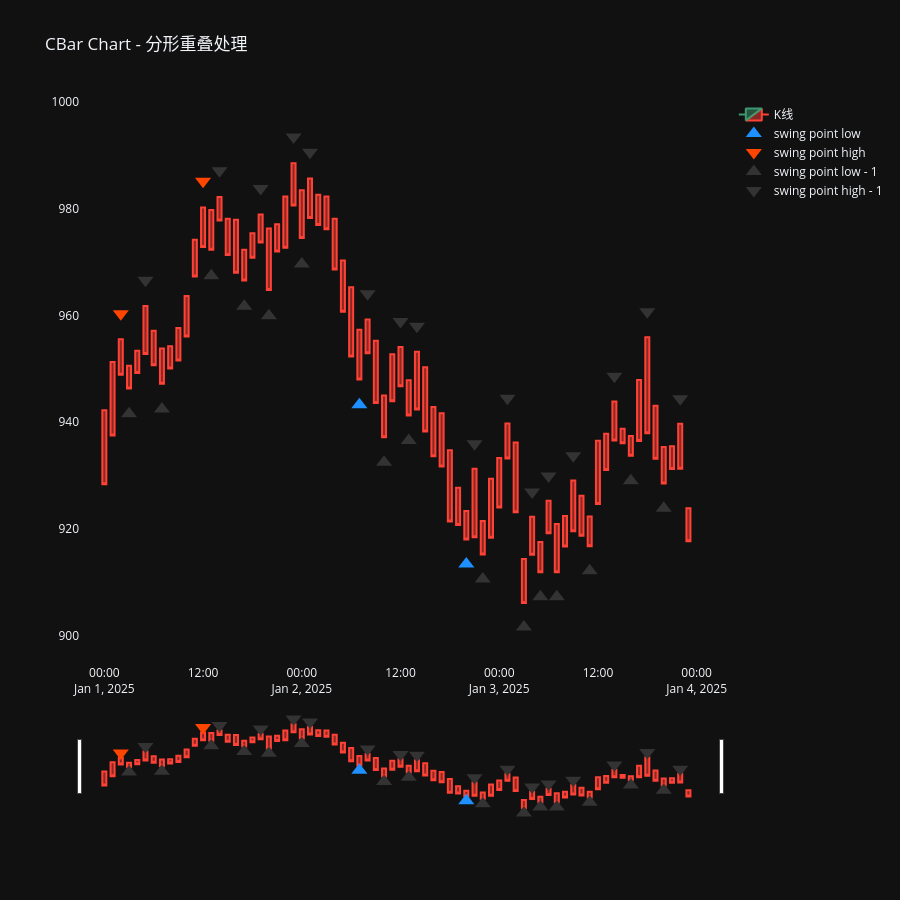

Notebook code for this chart:
### Code cell
import pandas as pd

from IPython.display import display

from pulao.constant import SwingPointLevel, SwingPointType
from pulao.trend import TrendManager
from pulao.swing import SwingManager
from pulao.bar import SBar, SBarManager, CBarManager, CBar
from vnpy.trader.constant import Exchange, Interval
from vnpy.trader.object import BarData

import polars as pl
import plotly.graph_objects as go
from plotly.subplots import make_subplots

df = pl.read_csv("../dataset/I8888.XDCE_60m.csv", try_parse_dates=True)
df = df.head(100)  # test

sbar_list = []
columns = df.columns

for idx, row in enumerate(df.iter_rows()):
    row_dict = dict(zip(columns, row))
    # datetime,open,close,high,low,volume,money,open_interest,signal
    datetime = row_dict["datetime"]
    open = row_dict["open"]
    close = row_dict["close"]
    high = row_dict["high"]
    low = row_dict["low"]
    volume = row_dict["volume"]
    money = row_dict["money"]
    open_interest = row_dict["open_interest"]

    bar = BarData(
        gateway_name="ctp-test",
        symbol="i8888",
        exchange=Exchange.SHFE,
        interval=Interval.MINUTE,
        datetime=datetime,
        open_price=open,
        close_price=close,
        high_price=high,
        low_price=low,
        volume=volume,
        open_interest=open_interest,
        turnover=money,
    )
    sbar = SBar(symbol=bar.symbol, exchange=bar.exchange.value, interval=bar.interval.value,datetime=datetime,turnover=money,open_price=open,close_price=close,high_price=high,low_price=low,volume=volume)

    sbar_list.append(sbar)
# 模拟行情数据接收
sbar_manager = SBarManager()
cbar_manager = CBarManager(sbar_manager=sbar_manager)
swing_manager = SwingManager(cbar_manager=cbar_manager)
trend_manager = TrendManager(swing_manager=swing_manager)

# 流入模拟数据
for sbar in sbar_list:
    sbar_manager.append(sbar)
#
# region 2. Plotly - Cbar
#
df_pandas2 = cbar_manager.df_cbar.to_pandas()
df_pandas2["datetime"] = pd.date_range("2025-01-01", periods=df_pandas2.shape[0], freq="h")
df_pandas2["open_price"] = df_pandas2["high_price"]
df_pandas2["close_price"] = df_pandas2["low_price"]

fig2 = make_subplots(
    rows=1, cols=1
)
fig2.add_trace(go.Candlestick(
    x=df_pandas2['datetime'],
    open=df_pandas2['open_price'],
    high=df_pandas2['high_price'],
    low=df_pandas2['low_price'],
    close=df_pandas2['close_price'],
    name='K线',
), row=1, col=1)

df_swing_point_low2 = df_pandas2[(df_pandas2['swing_point_type'] == "low") & (df_pandas2["swing_point_level"] == 2)]

fig2.add_trace(go.Scatter(
    x=df_swing_point_low2['datetime'],
    y=df_swing_point_low2['low_price'] * 0.995,   # 放在K线最低价下方一点，不遮挡蜡烛
    mode='markers',
    name='swing point low',
    marker=dict(
        symbol='triangle-up',
        size=14,
        color='#1E90FF',
    ),
    hovertemplate=
        "<b>波段低点</b><br>" +
        "时间: %{x}<br>" +
        "价格: %{y:.2f}<br>" +
        "<extra></extra>"
), row=1, col=1)


df_swing_point_high2 = df_pandas2[(df_pandas2['swing_point_type'] == "high") & (df_pandas2["swing_point_level"] == 2)]

fig2.add_trace(go.Scatter(
    x=df_swing_point_high2['datetime'],
    y=df_swing_point_high2['high_price'] * 1.005,  # 放在K线最高价上方一点
    mode='markers',
    name='swing point high',
    marker=dict(
        symbol='triangle-down',
        size=14,
        color='#FF4500',
    ),
    hovertemplate=
        "<b>波段高点</b><br>" +
        "时间: %{x}<br>" +
        "价格: %{y:.2f}<br>" +
        "<extra></extra>"
), row=1, col=1)


df_swing_point_low21 = df_pandas2[(df_pandas2['swing_point_type'] == "low") & (df_pandas2["swing_point_level"] == 1)]

fig2.add_trace(go.Scatter(
    x=df_swing_point_low21['datetime'],
    y=df_swing_point_low21['low_price'] * 0.995,   # 放在K线最低价下方一点，不遮挡蜡烛
    mode='markers',
    name='swing point low - 1',
    marker=dict(
        symbol='triangle-up',
        size=14,
        color='#333333',
    ),
    hovertemplate=
        "<b>波段低点</b><br>" +
        "时间: %{x}<br>" +
        "价格: %{y:.2f}<br>" +
        "<extra></extra>"
), row=1, col=1)


df_swing_point_high21 = df_pandas2[(df_pandas2['swing_point_type'] == "high") & (df_pandas2["swing_point_level"] == 1)]

fig2.add_trace(go.Scatter(
    x=df_swing_point_high21['datetime'],
    y=df_swing_point_high21['high_price'] * 1.005,  # 放在K线最高价上方一点
    mode='markers',
    name='swing point high - 1',
    marker=dict(
        symbol='triangle-down',
        size=14,
        color='#333333',
    ),
    hovertemplate=
        "<b>波段高点</b><br>" +
        "时间: %{x}<br>" +
        "价格: %{y:.2f}<br>" +
        "<extra></extra>"
), row=1, col=1)



# title = 'CBar Chart - K线合并处理'
title = 'CBar Chart - 分形重叠处理'
# title = 'CBar Chart - 次级别处理'
# title = 'CBar Chart - 连续同级别同向高低点处理'
fig2.update_layout(title=title,
    height=900,
    hovermode='x unified',    # X轴悬停联动虚线
)

fig2.update_xaxes(
    showgrid=False,
)

fig2.update_yaxes(
    showgrid=False,
)

fig2.show()

# endregion

### Figure 1 — Plotly figure (JSON) as saved in the notebook; plotly's stock layout.template omitted (floating-point values rounded to 4 significant figures)
{"data": [{"close": [928.4, 937.5, 948.9, 946.3, 949.2, 952.8, 950.7, 947.2, 950.1, 951.6, 956.1, 967.3, 972.9, 972.3, 977.8, 971.3, 968.0, 966.6, 970.8, 973.7, 964.8, 972.0, 972.7, 980.6, 974.5, 978.3, 977.0, 976.2, 968.6, 960.7, 952.3, 948.0, 952.9, 943.6, 937.2, 943.9, 946.7, 941.3, 942.4, 938.2, 933.6, 931.7, 921.4, 920.7, 918.0, 918.5, 915.2, 918.4, 924.0, 933.2, 923.1, 906.1, 915.2, 911.9, 919.2, 911.9, 916.7, 919.6, 918.7, 916.7, 924.7, 931.0, 936.6, 936.0, 933.7, 936.5, 937.9, 933.2, 928.5, 931.2, 931.3, 917.7], "high": [942.2, 951.3, 955.6, 950.6, 953.4, 961.8, 957.1, 953.8, 954.3, 957.7, 963.6, 974.2, 980.3, 979.8, 982.2, 978.1, 977.9, 972.3, 975.4, 978.9, 976.3, 977.1, 982.3, 988.5, 983.5, 985.7, 982.7, 982.3, 978.1, 970.3, 965.3, 957.4, 959.3, 955.3, 945.0, 952.7, 954.1, 947.9, 953.2, 950.3, 942.8, 941.7, 934.7, 927.7, 923.3, 931.3, 921.5, 929.4, 933.3, 939.8, 936.2, 914.4, 922.3, 917.5, 925.3, 920.9, 922.4, 929.1, 926.2, 922.4, 936.5, 937.9, 943.9, 938.8, 937.4, 947.9, 955.9, 943.1, 935.4, 935.5, 939.7, 923.9], "low": [928.4, 937.5, 948.9, 946.3, 949.2, 952.8, 950.7, 947.2, 950.1, 951.6, 956.1, 967.3, 972.9, 972.3, 977.8, 971.3, 968.0, 966.6, 970.8, 973.7, 964.8, 972.0, 972.7, 980.6, 974.5, 978.3, 977.0, 976.2, 968.6, 960.7, 952.3, 948.0, 952.9, 943.6, 937.2, 943.9, 946.7, 941.3, 942.4, 938.2, 933.6, 931.7, 921.4, 920.7, 918.0, 918.5, 915.2, 918.4, 924.0, 933.2, 923.1, 906.1, 915.2, 911.9, 919.2, 911.9, 916.7, 919.6, 918.7, 916.7, 924.7, 931.0, 936.6, 936.0, 933.7, 936.5, 937.9, 933.2, 928.5, 931.2, 931.3, 917.7], "name": "K线", "open": [942.2, 951.3, 955.6, 950.6, 953.4, 961.8, 957.1, 953.8, 954.3, 957.7, 963.6, 974.2, 980.3, 979.8, 982.2, 978.1, 977.9, 972.3, 975.4, 978.9, 976.3, 977.1, 982.3, 988.5, 983.5, 985.7, 982.7, 982.3, 978.1, 970.3, 965.3, 957.4, 959.3, 955.3, 945.0, 952.7, 954.1, 947.9, 953.2, 950.3, 942.8, 941.7, 934.7, 927.7, 923.3, 931.3, 921.5, 929.4, 933.3, 939.8, 936.2, 914.4, 922.3, 917.5, 925.3, 920.9, 922.4, 929.1, 926.2, 922.4, 936.5, 937.9, 943.9, 938.8, 937.4, 947.9, 955.9, 943.1, 935.4, 935.5, 939.7, 923.9], "x": ["2025-01-01T00:00:00.000000000", "2025-01-01T01:00:00.000000000", "2025-01-01T02:00:00.000000000", "2025-01-01T03:00:00.000000000", "2025-01-01T04:00:00.000000000", "2025-01-01T05:00:00.000000000", "2025-01-01T06:00:00.000000000", "2025-01-01T07:00:00.000000000", "2025-01-01T08:00:00.000000000", "2025-01-01T09:00:00.000000000", "2025-01-01T10:00:00.000000000", "2025-01-01T11:00:00.000000000", "2025-01-01T12:00:00.000000000", "2025-01-01T13:00:00.000000000", "2025-01-01T14:00:00.000000000", "2025-01-01T15:00:00.000000000", "2025-01-01T16:00:00.000000000", "2025-01-01T17:00:00.000000000", "2025-01-01T18:00:00.000000000", "2025-01-01T19:00:00.000000000", "2025-01-01T20:00:00.000000000", "2025-01-01T21:00:00.000000000", "2025-01-01T22:00:00.000000000", "2025-01-01T23:00:00.000000000", "2025-01-02T00:00:00.000000000", "2025-01-02T01:00:00.000000000", "2025-01-02T02:00:00.000000000", "2025-01-02T03:00:00.000000000", "2025-01-02T04:00:00.000000000", "2025-01-02T05:00:00.000000000", "2025-01-02T06:00:00.000000000", "2025-01-02T07:00:00.000000000", "2025-01-02T08:00:00.000000000", "2025-01-02T09:00:00.000000000", "2025-01-02T10:00:00.000000000", "2025-01-02T11:00:00.000000000", "2025-01-02T12:00:00.000000000", "2025-01-02T13:00:00.000000000", "2025-01-02T14:00:00.000000000", "2025-01-02T15:00:00.000000000", "2025-01-02T16:00:00.000000000", "2025-01-02T17:00:00.000000000", "2025-01-02T18:00:00.000000000", "2025-01-02T19:00:00.000000000", "2025-01-02T20:00:00.000000000", "2025-01-02T21:00:00.000000000", "2025-01-02T22:00:00.000000000", "2025-01-02T23:00:00.000000000", "2025-01-03T00:00:00.000000000", "2025-01-03T01:00:00.000000000", "2025-01-03T02:00:00.000000000", "2025-01-03T03:00:00.000000000", "2025-01-03T04:00:00.000000000", "2025-01-03T05:00:00.000000000", "2025-01-03T06:00:00.000000000", "2025-01-03T07:00:00.000000000", "2025-01-03T08:00:00.000000000", "2025-01-03T09:00:00.000000000", "2025-01-03T10:00:00.000000000", "2025-01-03T11:00:00.000000000", "2025-01-03T12:00:00.000000000", "2025-01-03T13:00:00.000000000", "2025-01-03T14:00:00.000000000", "2025-01-03T15:00:00.000000000", "2025-01-03T16:00:00.000000000", "2025-01-03T17:00:00.000000000", "2025-01-03T18:00:00.000000000", "2025-01-03T19:00:00.000000000", "2025-01-03T20:00:00.000000000", "2025-01-03T21:00:00.000000000", "2025-01-03T22:00:00.000000000", "2025-01-03T23:00:00.000000000"], "type": "candlestick", "xaxis": "x", "yaxis": "y"}, {"hovertemplate": "<b>波段低点</b><br>时间: %{x}<br>价格: %{y:.2f}<br><extra></extra>", "marker": {"color": "#1E90FF", "size": 14, "symbol": "triangle-up"}, "mode": "markers", "name": "swing point low", "x": ["2025-01-02T07:00:00.000000000", "2025-01-02T20:00:00.000000000"], "y": [943.3, 913.4], "type": "scatter", "xaxis": "x", "yaxis": "y"}, {"hovertemplate": "<b>波段高点</b><br>时间: %{x}<br>价格: %{y:.2f}<br><extra></extra>", "marker": {"color": "#FF4500", "size": 14, "symbol": "triangle-down"}, "mode": "markers", "name": "swing point high", "x": ["2025-01-01T02:00:00.000000000", "2025-01-01T12:00:00.000000000"], "y": [960.3, 985.2], "type": "scatter", "xaxis": "x", "yaxis": "y"}, {"hovertemplate": "<b>波段低点</b><br>时间: %{x}<br>价格: %{y:.2f}<br><extra></extra>", "marker": {"color": "#333333", "size": 14, "symbol": "triangle-up"}, "mode": "markers", "name": "swing point low - 1", "x": ["2025-01-01T03:00:00.000000000", "2025-01-01T07:00:00.000000000", "2025-01-01T13:00:00.000000000", "2025-01-01T17:00:00.000000000", "2025-01-01T20:00:00.000000000", "2025-01-02T00:00:00.000000000", "2025-01-02T10:00:00.000000000", "2025-01-02T13:00:00.000000000", "2025-01-02T22:00:00.000000000", "2025-01-03T03:00:00.000000000", "2025-01-03T05:00:00.000000000", "2025-01-03T07:00:00.000000000", "2025-01-03T11:00:00.000000000", "2025-01-03T16:00:00.000000000", "2025-01-03T20:00:00.000000000"], "y": [941.6, 942.5, 967.4, 961.8, 960.0, 969.7, 932.5, 936.6, 910.6, 901.6, 907.3, 907.3, 912.2, 929.0, 923.9], "type": "scatter", "xaxis": "x", "yaxis": "y"}, {"hovertemplate": "<b>波段高点</b><br>时间: %{x}<br>价格: %{y:.2f}<br><extra></extra>", "marker": {"color": "#333333", "size": 14, "symbol": "triangle-down"}, "mode": "markers", "name": "swing point high - 1", "x": ["2025-01-01T05:00:00.000000000", "2025-01-01T14:00:00.000000000", "2025-01-01T19:00:00.000000000", "2025-01-01T23:00:00.000000000", "2025-01-02T01:00:00.000000000", "2025-01-02T08:00:00.000000000", "2025-01-02T12:00:00.000000000", "2025-01-02T14:00:00.000000000", "2025-01-02T21:00:00.000000000", "2025-01-03T01:00:00.000000000", "2025-01-03T04:00:00.000000000", "2025-01-03T06:00:00.000000000", "2025-01-03T09:00:00.000000000", "2025-01-03T14:00:00.000000000", "2025-01-03T18:00:00.000000000", "2025-01-03T22:00:00.000000000"], "y": [966.6, 987.1, 983.8, 993.5, 990.6, 964.1, 958.9, 958.0, 935.9, 944.5, 926.9, 929.9, 933.7, 948.6, 960.7, 944.4], "type": "scatter", "xaxis": "x", "yaxis": "y"}], "layout": {"xaxis": {"anchor": "y", "domain": [0.0, 1.0], "showgrid": false}, "yaxis": {"anchor": "x", "domain": [0.0, 1.0], "showgrid": false}, "title": {"text": "CBar Chart - 分形重叠处理"}, "height": 900, "hovermode": "x unified"}}
